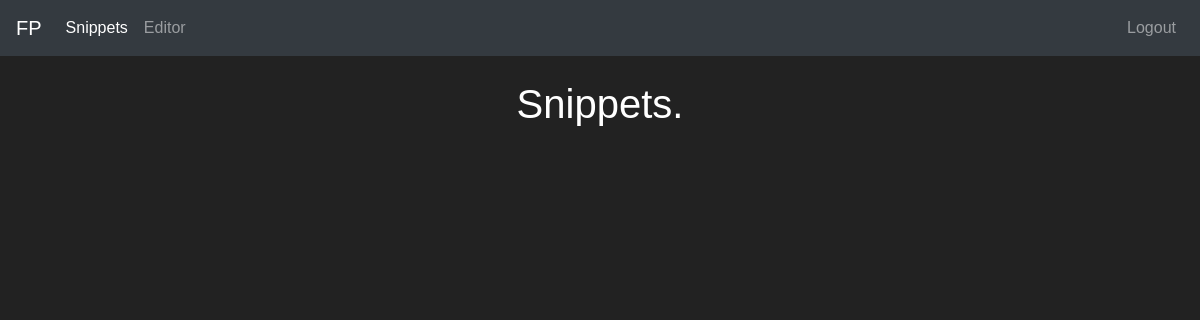
Before: /snippets (signed in) with the older database file.
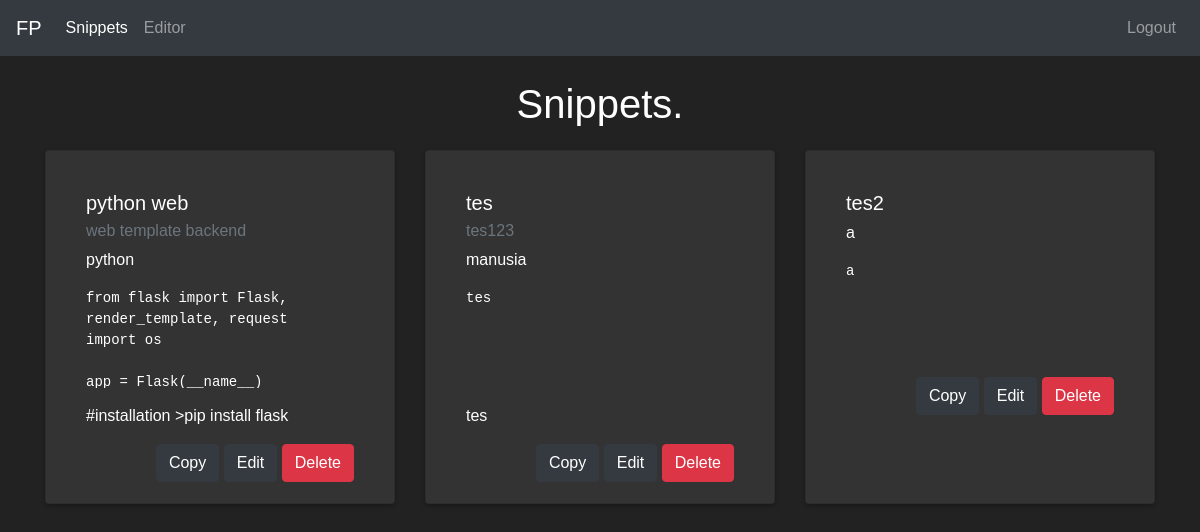
After: the same page with the newer database file.
### app.py (models this page shows)
class Snippet(db.Model):
    id = db.Column(db.Integer, primary_key=True)
    title = db.Column(db.String(100), nullable=False)
    description = db.Column(db.String(200))
    language = db.Column(db.String(50), nullable=False)
    code = db.Column(db.Text, nullable=False)
    documentation = db.Column(db.Text)
    user_id = db.Column(db.Integer, db.ForeignKey('user.id'), nullable=False)

### app.py (the view, shortened to what this page needs)
@app.route('/snippets', methods=['GET', 'POST'])
@login_required
def snippets():
    snippets = Snippet.query.filter_by(user_id=current_user.id).all()
    return render_template('snippets.html', snippets=snippets)

### app.py (called while the page is built)
@login_manager.user_loader
def load_user(user_id):
    return User.query.get(int(user_id))

### templates/snippets.html (shortened to what this page needs)
<!DOCTYPE html>
<html>
<head>
    <link rel="stylesheet" href="https://maxcdn.bootstrapcdn.com/bootstrap/4.5.2/css/bootstrap.min.css">
    <link rel="stylesheet" href="/static/style-snippet.css">
</head>
<body>
    <nav class="navbar navbar-expand-lg navbar-dark bg-dark">
        <a class="navbar-brand" href="#">FP</a>
        <div class="collapse navbar-collapse" id="navbarNav">
            <ul class="navbar-nav">
                <li class="nav-item active">
                    <a class="nav-link" href="#">Snippets</a>
                </li>
                <li class="nav-item">
                    <a class="nav-link" href="/editor">Editor</a>
                </li>
            </ul>
            <ul class="navbar-nav ml-auto">
                <li class="nav-item">
                    <a class="nav-link" href="/logout">Logout</a>
                </li>
            </ul>
        </div>
    </nav>
    <div class="container mt-4">
        <center>
        <h1>Snippets.</h1>
        </center>
        <div class="row">
            {% for snippet in snippets %}
                <div class="col-md-4">
                    <div class="card">
                        <div class="card-body">
                            <h5 class="card-title">{{ snippet.title }}</h5>
                            <h6 class="card-subtitle mb-2 text-muted">{{ snippet.description }}</h6>
                            <p class="card-text">{{ snippet.language }}</p>
                            <pre><code>{{ snippet.code }}</code></pre>
                            <p class="card-text">{{ snippet.documentation }}</p>
                            <div class="buttton"><a href="#" class="btn btn-dark btn-copy" data-code="{{ snippet.code }}">Copy</a>
                                <a href="/edit/{{ snippet.id }}" class="btn btn-dark">Edit</a>
                                <a href="/delete/{{ snippet.id }}" class="btn btn-danger">Delete</a>
                            </div>
                        </div>
                    </div>
                </div>
            {% endfor %}
        </div>
</body>
</html>

### static/style-snippet.css (style rules this page uses)
h1 { text-align: center; margin: 2%; }
.navbar-brand { font-family: Arial, sans-serif; }
body { font-family: Arial, sans-serif; margin: 0; padding: 0; background-color: #222; color: #fff; }
.card { background: #333; padding: 20px; margin-bottom: 20px; box-shadow: 0 2px 5px rgba(0, 0, 0, 0.3); color: #fff; height: 90%; min-height: 353px; }
pre code { display: block; white-space: pre-wrap; word-wrap: break-word; color: #fff; max-height: 100px; min-height: 100px; }
.buttton { text-align: right; }

Changed rows visible on the page:
added Snippet: title "python web", description "web template backend", language "python", code "from flask import Flask, render_template, request import os app = Flask(__name__)…", documentation "#installation >pip install flask"
added Snippet: title "tes", description "tes123", language "manusia", code "tes", documentation "tes"
added Snippet: title "tes2", language "a", code "a"
